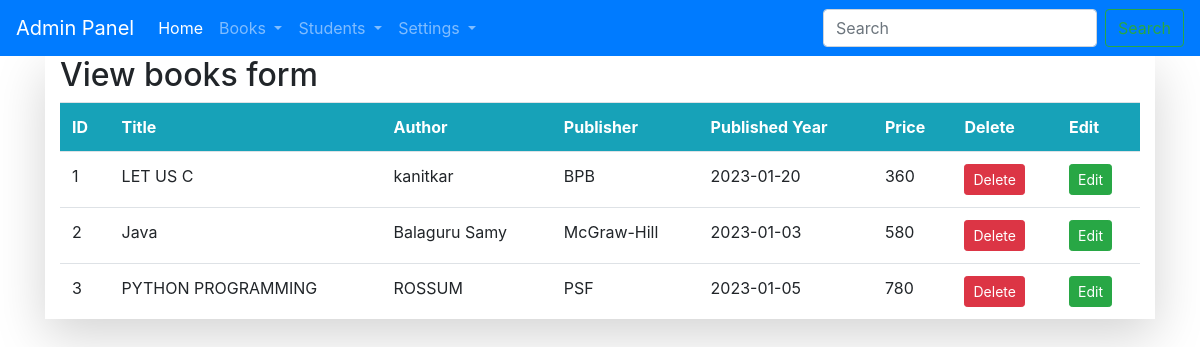
Page /viewbooks.html on the committed database.
### app.py (models this page shows, shortened)
class books(db.Model):
    id = db.Column(db.Integer, primary_key=True)
    bookid = db.Column(db.String(50), nullable=False, unique=True)
    title = db.Column(db.String(50), nullable=False)
    author = db.Column(db.String(50), nullable=False)
    publisher = db.Column(db.String(50), nullable=False)
    published_year = db.Column(db.Date, nullable=False)
    price = db.Column(db.Integer, nullable=False)
    status=db.Column(db.String(20),nullable=False)

### app.py (the view)
@app.route('/viewbooks.html')
def viewbooks():
    bks = books.query.all()
    return render_template('viewbooks.html', rows=bks)

### templates/viewbooks.html
{% extends "adminnavbar.html" %}
{% block content %}
<div class="container shadow-lg bg-white">
    <h2>View books form</h2>
    <table class="table">
        <tr class="bg-info text-white">
            <th>ID</th>
            <th>Title</th>
            <th>Author</th>
            <th>Publisher</th>
            <th>Published Year</th>
            <th>Price</th>
            <th>Delete</th>
            <th>Edit</th>
        </tr>
    {% for book in rows %}
    <tr>
        <td>{{book.id}}</td>
        <td>{{book.title}}</td>
        <td>{{book.author }}</td>
        <td>{{book.publisher }}</td>
        <td>{{book.published_year }}</td>
        <td>{{book.price }}</td>
        <td><a href="/delete_book/{{book.id}}" class="btn btn-sm btn-danger" onclick="return confirm('Are you sure ??');">Delete</a></td>
        <td><a href="/edit_book/{{book.id}}" class="btn btn-sm btn-success">Edit</a></td>
    </tr>
        {% endfor %}
    </table>
</div>
{% endblock %}

### templates/adminnavbar.html (shortened to what this page needs)
<!doctype html>
<html lang="en">
  <head>
    <link rel="stylesheet" href="https://cdn.jsdelivr.net/npm/bootstrap@4.6.2/dist/css/bootstrap.min.css">
  </head>
  <body>
  <nav class="navbar navbar-expand-lg navbar-dark bg-primary">
  <a class="navbar-brand" href="/home.html">Admin Panel</a>
  <div class="collapse navbar-collapse" id="navbarSupportedContent">
    <ul class="navbar-nav mr-auto">
      <li class="nav-item active">
        <a class="nav-link" href="/home.html">Home <span class="sr-only">(current)</span></a>
      </li>
      <li class="nav-item dropdown">
        <a class="nav-link dropdown-toggle" href="#" role="button" data-toggle="dropdown" aria-expanded="false">
         Books
        </a>
      </li>
       <li class="nav-item dropdown">
        <a class="nav-link dropdown-toggle" href="#" role="button" data-toggle="dropdown" aria-expanded="false">
         Students
        </a>
      </li>
<li class="nav-item dropdown">
  <a class="nav-link dropdown-toggle" href="#" role="button" data-toggle="dropdown" aria-expanded="false">
   Settings
  </a>
</li>
    </ul>
    <form class="form-inline my-2 my-lg-0">
      <input class="form-control mr-sm-2" type="search" placeholder="Search" aria-label="Search">
      <button class="btn btn-outline-success my-2 my-sm-0" type="submit">Search</button>
    </form>
  </div>
</nav>
  <div class="container">
      {% block content %}
      {% endblock %}
  </div>
  </body>
</html>

### templates/adminnavbar.html (style rules this page uses)
body { background-image:url(/static/stud.jpg); background-size:cover; }

### rows in the picture
books: id "1", title "LET US C", author "kanitkar", publisher "BPB", published_year "2023-01-20", price "360"
books: id "2", title "Java", author "Balaguru Samy", publisher "McGraw-Hill", published_year "2023-01-03", price "580"
books: id "3", title "PYTHON PROGRAMMING", author "ROSSUM", publisher "PSF", published_year "2023-01-05", price "780"
